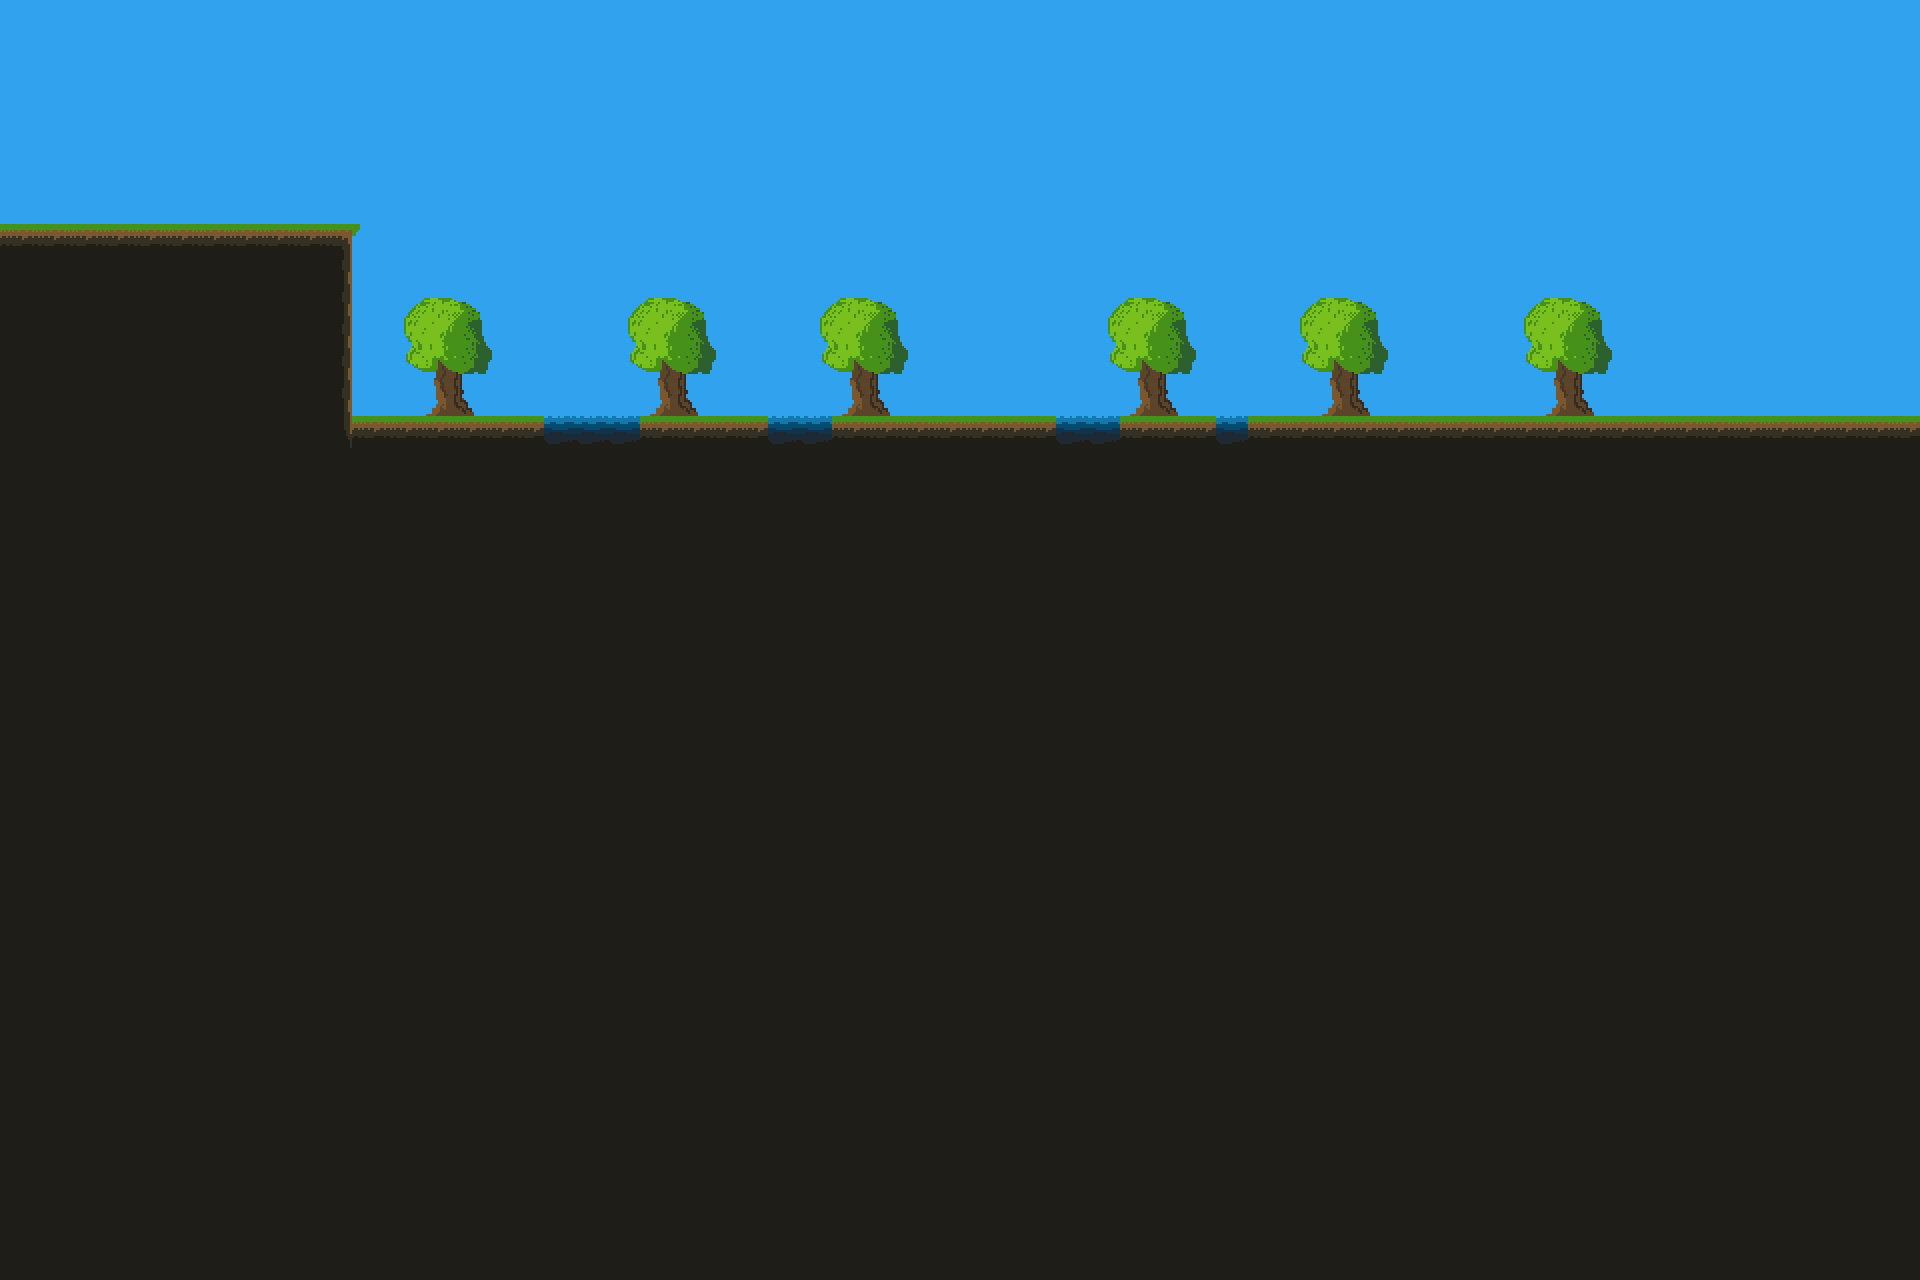

Tiled map render using the project's own tile images. Description and the map definition, with tile-layer contents summarised, below:
An orthogonal 60x40 tile map with 32x32 px tiles, 2 tile layers (background, object) and 6 objects (Player, End).

<map version="1.0" orientation="orthogonal" width="60" height="40" tilewidth="32" tileheight="32">
 <tileset firstgid="1" name="tileset3" tilewidth="32" tileheight="32">
  <image source="tileset3.png" trans="ffffff" width="256" height="256" />
 </tileset>
 <layer name="background" width="60" height="40">
  <data>[2400 cells, 2400 non-empty, 13 distinct tile ids]</data>
 </layer>
 <objectgroup name="begin" width="60" height="40">
  <object name="Player" x="392" y="332" width="46" height="44" />
 </objectgroup>
 <layer name="object" width="60" height="40">
  <data>[2400 cells, 130 non-empty, 21 distinct tile ids]</data>
 </layer>
 <objectgroup name="end" width="60" height="40">
  <object name="End" x="1357" y="541" width="238" height="153" />
 </objectgroup>
 <objectgroup name="message" width="60" height="40">
  <object x="954" y="368" width="48" height="28">
   <properties>
    <property name="message" value="Yay ! I have always been proud of my jumping skills." />
   </properties>
  </object>
  <object x="495" y="376" width="48" height="28">
   <properties>
    <property name="message" value="CAREFUL !  I don't know how to swim. I have to JUMP !!" />
   </properties>
  </object>
  <object x="693" y="376" width="48" height="28">
   <properties>
    <property name="message" value="..." />
   </properties>
  </object>
  <object x="1367" y="456" width="146" height="68">
   <properties>
    <property name="message" value="Ohh.. Shit ! " />
   </properties>
  </object>
 </objectgroup>
</map>
